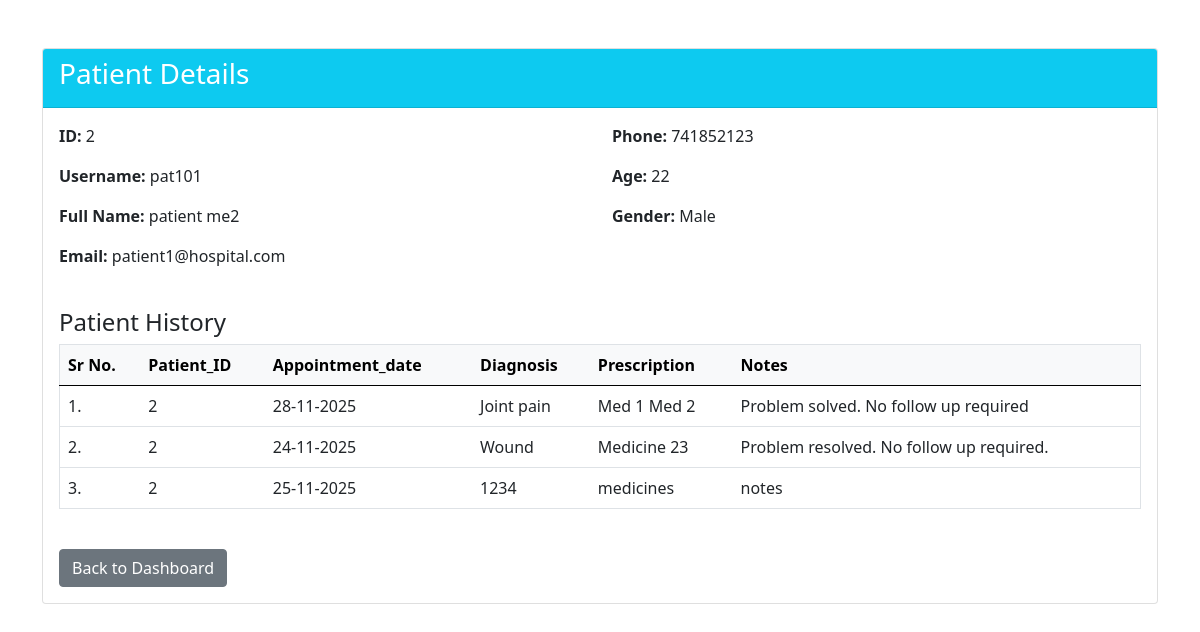
The app's page /view-patient/2 (signed in), older data.
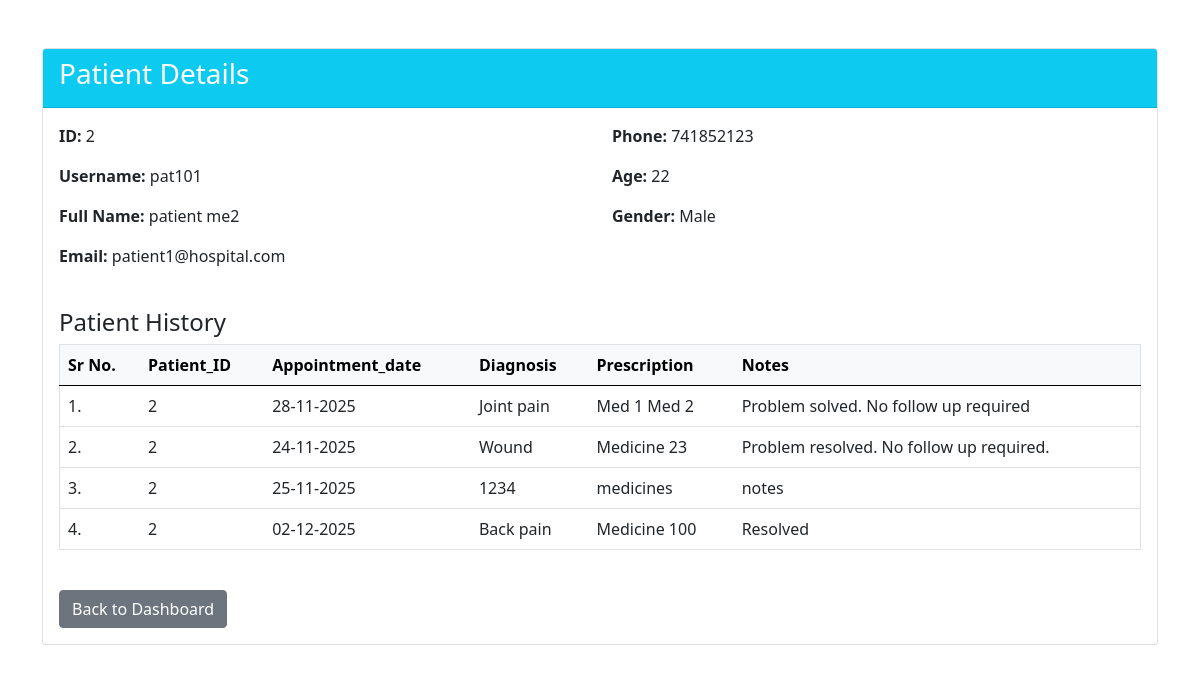
The same page, newer data.
### application/models.py (models this page shows, shortened)
class PatientHistory(db.Model):
    __tablename__ = 'patient_history'
    id = db.Column(db.Integer, primary_key=True, autoincrement=True)
    patient_id = db.Column(db.Integer, db.ForeignKey('patients.id', ondelete='CASCADE'), nullable=False, index=True)
    appointment_id = db.Column(db.Integer, db.ForeignKey('appointments.id', ondelete='CASCADE'), nullable=False, index=True, unique=True)
    diagnosis = db.Column(db.Text, nullable=True)  # Changed to nullable=True since it's created automatically
    prescription = db.Column(db.Text)
    notes = db.Column(db.Text)
    patient = db.relationship('Patient', backref=db.backref('patient_histories', lazy='dynamic'))
    appointment = db.relationship('Appointment', backref=db.backref('patient_history', uselist=False))

class Appointment(db.Model):
    __tablename__ = 'appointments'
    id = db.Column(db.Integer, primary_key=True, autoincrement=True)
    patient_id = db.Column(db.Integer, db.ForeignKey('patients.id', ondelete='CASCADE'), nullable=False, index=True)
    doctor_id = db.Column(db.Integer, db.ForeignKey('doctors.id', ondelete='CASCADE'), nullable=False, index=True)
    date = db.Column(db.String(20), nullable=False, index=True)
    time = db.Column(db.String(20), nullable=False)
    status = db.Column(db.String(20), nullable=False, default='Booked')
    patient = db.relationship('Patient', backref=db.backref('appointments', lazy='dynamic', cascade='all, delete-orphan'))
    doctor = db.relationship('Doctor', backref=db.backref('appointments', lazy='dynamic', cascade='all, delete-orphan'))
    __table_args__ = (
        db.UniqueConstraint('doctor_id', 'date', 'time', name='unique_doctor_appointment'),
        db.CheckConstraint("status IN ('Booked', 'Completed', 'Cancelled')", name='valid_status')
    )

### application/admin_functionalities.py (the view)
@hospital_app.route('/view-patient/<int:patient_id>', methods=['GET'])
def view_patient_fn(patient_id):
    if session.get('role') != 'admin':
        flash(message='Please log in as admin to access this page', category='warning')
        return redirect(url_for('hospital_home_and_login'))
    if request.method == 'GET':
      patient = Patient.query.filter_by(id=patient_id).first()
      if patient is None:
          flash(message='Patient not found', category='danger')
          return redirect(url_for('admin_dashboard_fn'))
      patient_history = PatientHistory.query.filter_by(patient_id=patient_id).all()
      return render_template('view_patient.html', patient=patient, pat_his=patient_history)

### application/models.py (called while the page is built)
    @property
    def name(self):
        return f"{self.first_name} {self.last_name}"

### templates/view_patient.html (shortened to what this page needs)
<!DOCTYPE html>
<html lang="en">
<head>
  <link href="https://cdn.jsdelivr.net/npm/bootstrap@5.0.2/dist/css/bootstrap.min.css" rel="stylesheet">
</head>
<body>
  <div class="container mt-5">
    <div class="card">
      <div class="card-header bg-info text-white">
        <h3>Patient Details</h3>
      </div>
      <div class="card-body">
        <div class="row mb-3">
          <div class="col-md-6">
            <p><strong>ID:</strong> {{ patient.id }}</p>
            <p><strong>Username:</strong> {{ patient.username }}</p>
            <p><strong>Full Name:</strong> {{ patient.name }}</p>
            <p><strong>Email:</strong> {{ patient.email }}</p>
          </div>
          <div class="col-md-6">
            <p><strong>Phone:</strong> {{ patient.phone or 'N/A' }}</p>
            <p><strong>Age:</strong> {{ patient.age or 'N/A' }}</p>
            <p><strong>Gender:</strong> {{ patient.gender|capitalize if patient.gender else 'N/A' }}</p>
          </div>
        </div>
        <div>
          <h4 class="mt-4">Patient History</h4>
          {% if pat_his %}
          <div class="table-responsive">
            <table class="table border">
              <thead class="table-light">
                <tr>
                  <th scope="col">Sr No.</th>
                  <th scope="col">Patient_ID</th>
                  <th scope="col">Appointment_date</th>
                  <th scope="col">Diagnosis</th>
                  <th scope="col">Prescription</th>
                  <th scope="col">Notes</th>
                </tr>
              </thead>
              <tbody>
                {% for history in pat_his %}
                <tr>
                  <td>{{ loop.index }}.</td>
                  <td>{{ history.patient_id }}</td>
                  <td>{{ history.appointment.date}}</td>
                  <td>{{ history.diagnosis }}</td>
                  <td>{{ history.prescription or 'N/A' }}</td>
                  <td>{{ history.notes or 'N/A' }}</td>
                </tr>
                {% endfor %}
              </tbody>
            </table>
          </div>
          {% else %}
          <p>No history available for this patient.</p>
          {% endif %}
        </div>
        <div class="mt-4">
          <a href="{{ url_for('admin_dashboard_fn') }}" class="btn btn-secondary">Back to Dashboard</a>
        </div>
      </div>
    </div>
  </div>
</body>
</html>

Row changes from the older to the newer data that the page shows:
added PatientHistory: patient_id "2", appointment "02-12-2025", diagnosis "Back pain", prescription "Medicine 100", notes "Resolved"
